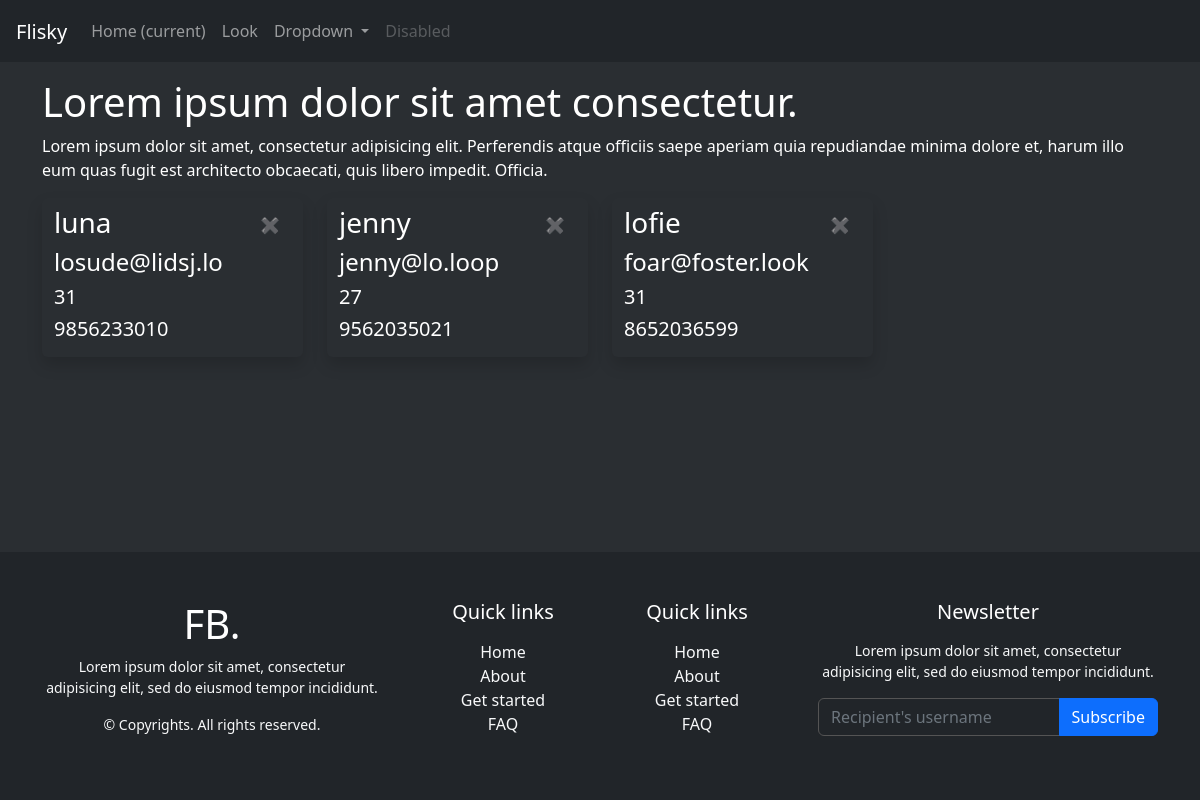
The page / on the database its author committed.
### tables this page shows
CREATE TABLE persons (ID TEXT PRIMARY KEY,NAME TEXT,EMAIL TEXT,AGE INT ,MOBILE_NUMBER TEXT);

### lookie-app.py (the view, shortened to what this page needs)
@app.route("/", methods=['POST', 'DELETE', 'GET'])
def root():
    if request.method == 'POST':
        response = database.select()
        database.commit()
        return redirect("index.html", response=response)
    else:
        response = database.select()
        return render_template("index.html", response=response)

### database.py (called while the page is built)
    def select(self):
        return self.database.execute(f"SELECT * FROM {self.table_name};").fetchall()

### templates/index.html (shortened to what this page needs)
{% extends "page.html" %} {% block body %}
<div class="">
  <h1>Lorem ipsum dolor sit amet consectetur.</h1>
  <p>
    Lorem ipsum dolor sit amet, consectetur adipisicing elit. Perferendis atque
    officiis saepe aperiam quia repudiandae minima dolore et, harum illo eum
    quas fugit est architecto obcaecati, quis libero impedit. Officia.
  </p>
  <div class="row">
    {% for person in response %}
    <div class="col-sm-6 col-md-6 col-lg-3">
      <div class="container shadow rounded py-2 position-relative">
        <form action="/{{person[0]}}" method="get">
          <div class="close-btn">
            <button type="submit" class="btn">&#10006;</button>
          </div>
        </form>
        <a href="/{{person[0]}}">
          <h3>{{ person[1] }}</h3>
          <h4>{{ person[2] }}</h4>
          <h5>{{ person[3] }}</h5>
          <h5>{{ person[4] }}</h5>
        </a>
      </div>
    </div>
    {% endfor %}
  </div>
</div>
{% endblock %}

### templates/page.html (style rules this page uses)
body { background: #2a2e32; }
a { color: inherit; text-decoration: none; transition: all 0.3s; }
body, html { height: 100%; color: #ffffff; }
.close-btn { position: absolute; right: 0; padding-right: 10px; }

### rows shown on the page
persons: NAME "luna", EMAIL "losude@lidsj.lo", AGE "31", MOBILE_NUMBER "9856233010"
persons: NAME "jenny", EMAIL "jenny@lo.loop", AGE "27", MOBILE_NUMBER "9562035021"
persons: NAME "lofie", EMAIL "foar@foster.look", AGE "31", MOBILE_NUMBER "8652036599"
